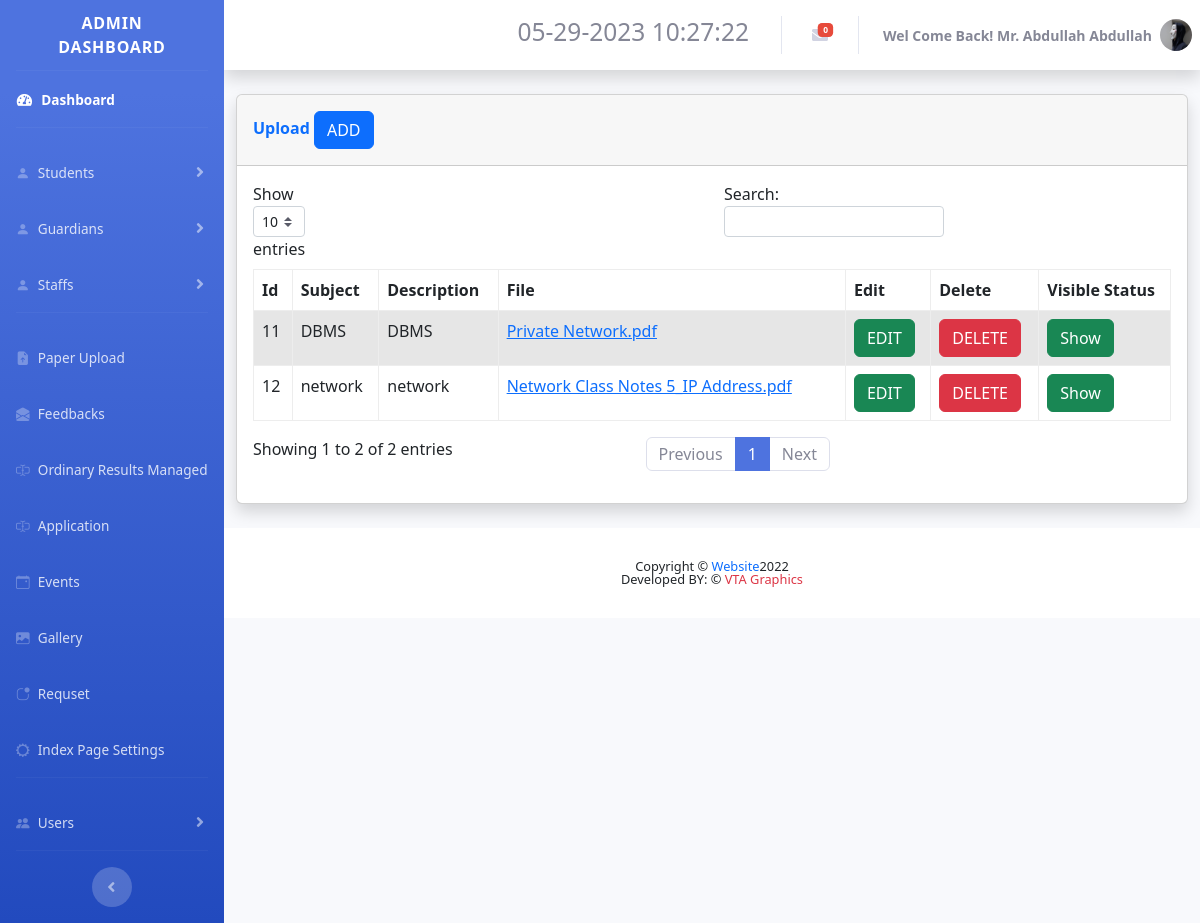
The app's page /hilurians2/pastpapers.php (signed in) with its own data.
### tables this page shows
CREATE TABLE `user` (
  `ID` int(11) NOT NULL,
  `First_Name` varchar(20) NOT NULL,
  `Last_Name` varchar(20) NOT NULL,
  `dob` date NOT NULL,
  `Gender` varchar(6) NOT NULL,
  `email` varchar(35) NOT NULL,
  `phone` varchar(10) NOT NULL,
  `username` varchar(15) NOT NULL,
  `password` text NOT NULL,
  `usertype` varchar(30) NOT NULL,
  `created_time` datetime NOT NULL DEFAULT current_timestamp(),
  `index_or_staff` varchar(5) NOT NULL,
  `NIC` varchar(12) NOT NULL,
  `image` text NOT NULL,
  `u_status` int(1) NOT NULL
);

CREATE TABLE `papers` (
  `id` int(11) NOT NULL,
  `by_upload` text NOT NULL,
  `subject` varchar(20) NOT NULL,
  `description` varchar(100) NOT NULL,
  `file` text NOT NULL,
  `status` int(1) NOT NULL
);

### hilurians2/pastpapers.php (the view, shortened to what this page needs)
<?php
    include 'session.php';
?>
<!DOCTYPE html>
<html lang="en">
<head>
    <link href="vendor/fontawesome-free/css/all.min.css" rel="stylesheet" type="text/css">
    <link href="css/sb-admin-2.min.css" rel="stylesheet">
    <link rel="stylesheet" href="https://cdn.jsdelivr.net/npm/bootstrap-icons@1.10.2/font/bootstrap-icons.css">
    <link rel="stylesheet" href="https://cdnjs.cloudflare.com/ajax/libs/normalize/5.0.0/normalize.min.css">
    <link rel="stylesheet" href="css/stylesearch.css">
    <link href="vendor/select2/select2.min.css" rel="stylesheet" media="all">
    <link href="vendor/datepicker/daterangepicker.css" rel="stylesheet" media="all">
    <link rel="stylesheet" href="https://pro.fontawesome.com/releases/v5.10.0/css/all.css"/>
    <link rel="stylesheet" href="./css/bootstrap.min.css">
    <link rel="stylesheet" href="./fullcalendar/lib/main.min.css">
</head>
<body id="page-top">
    <link rel="stylesheet" href="https://use.fontawesome.com/releases/v5.1.0/css/all.css">
    <div id="wrapper">
        <ul class="navbar-nav bg-gradient-primary sidebar sidebar-dark accordion" id="accordionSidebar">
            <a class="sidebar-brand d-flex align-items-center justify-content-center" href="index.php">
                <div class="sidebar-brand-text mx-3">Admin Dashboard <sup></sup></div>
            </a>
            <hr class="sidebar-divider my-0">
            <li class="nav-item active">
                <a class="nav-link" href="admin.php">
                    <i class="fas fa-fw fa-tachometer-alt"></i>
                    <span>Dashboard</span></a>
            </li>
            <hr class="sidebar-divider">
            <li class="nav-item">
                <a class="nav-link collapsed" href="#" data-toggle="collapse" data-target="#students"
                    aria-expanded="true" aria-controls="collapseTwo">
                    <i class="bi bi-person-fill"></i>
                    <span>Students</span>
                </a>
            </li>
            <li class="nav-item">
                <a class="nav-link collapsed" href="#" data-toggle="collapse" data-target="#guardians"
                    aria-expanded="true" aria-controls="collapseTwo">
                    <i class="bi bi-person-fill"></i>
                    <span>Guardians</span>
                </a>
            </li>
            <li class="nav-item">
                <a class="nav-link collapsed" href="#" data-toggle="collapse" data-target="#staff"
                    aria-expanded="true" aria-controls="collapseUtilities">
                    <i class="bi bi-person-fill"></i>
                    <span>Staffs</span>
                </a>
            </li>
            <hr class="sidebar-divider">
             <li class="nav-item">
                <a class="nav-link" href="pastpapers.php">
                <i class="bi bi-file-earmark-arrow-up-fill"></i>
                    <span>Paper Upload</span>
                </a>
            </li>
            <li class="nav-item">
                <a class="nav-link" href="message.php">
                <i class="bi bi-envelope-open-fill"></i>
                    <span>Feedbacks</span>
                </a>
            </li>
            <li class="nav-item">
                <a class="nav-link" href="results.php">
                <i class="bi bi-input-cursor-text"></i>
                    <span>Ordinary Results Managed</span>
                </a>
            </li>
            <li class="nav-item">
                <a class="nav-link" href="application.php">
                <i class="bi bi-input-cursor-text"></i>
                    <span>Application</span>
                </a>
            </li>
            <li class="nav-item">
                <a class="nav-link" href="events.php">
                    <i class="bi bi-calendar-event"></i>
                    <span>Events</span></a>
            </li>
            <li class="nav-item">
                <a class="nav-link" href="gallery.php">
                    <i class="bi bi-image-fill"></i>
                    <span>Gallery</span></a>
            </li>
            <li class="nav-item">
                <a class="nav-link" href="request.php">
                    <i class="bi bi-app-indicator"></i>
                    <span>Requset</span></a>
            </li>
            <li class="nav-item">
                <a class="nav-link" href="index_page.php">
                    <i class="bi bi-gear-wide"></i>
                    <span>Index Page Settings</span></a>
            </li>
            <hr class="sidebar-divider d-none d-md-block">
            <li class="nav-item">
                <a class="nav-link collapsed" href="#" data-toggle="collapse" data-target="#user"
                    aria-expanded="true" aria-controls="collapseUtilities">
                    <i class="bi bi-people-fill"></i>
                    <span>Users</span>
                </a>
            </li>
            <hr class="sidebar-divider d-none d-md-block">
            <div class="text-center d-none d-md-inline">
                <button class="rounded-circle border-0" id="sidebarToggle"></button>
            </div>
        </ul>
        <div id="content-wrapper" class="d-flex flex-column">
            <div id="content">
                <nav class="navbar navbar-expand navbar-light bg-white topbar mb-4 static-top shadow">
                    <ul class="navbar-nav ml-auto">
                        <li class="nav-item dropdown no-arrow">
                            <a class="nav-link" href="#" role="button">
                                <h3><span class="mr-2 d-none d-lg-inline text-gray-600 small" id="date-time"></span></h3>
                            </a>
                        </li>
   <?php
        $sql1="SELECT * FROM messages WHERE read_status=0;";
        $exe1=mysqli_query($con,$sql1);
        $count=mysqli_num_rows($exe1);
    ?>
                        <li class="nav-item dropdown no-arrow mx-1">
                            <a class="nav-link dropdown-toggle" href="#" id="messagesDropdown" role="button"
                                data-toggle="dropdown" aria-haspopup="true" aria-expanded="false">
                                <span class="badge badge-danger badge-counter"><?php echo $count ?></span>
                            </a>
                        </li>
                        <li class="nav-item dropdown no-arrow">
                            <a class="nav-link dropdown-toggle" href="#" id="userDropdown" role="button"
                                data-toggle="dropdown" aria-haspopup="true" aria-expanded="false">
                                <span class="mr-2 d-none d-lg-inline text-gray-600 small">
                                    <b>
                                    <?php
                                        $sql="SELECT * FROM user WHERE username='".$_SESSION["username"]."'";
                                        $exe=mysqli_query($con,$sql);
                                        $row=mysqli_fetch_array($exe);
                                            $fname=$row['First_Name'];
                                            $lname=$row['Last_Name'];
                                            $gender=$row['Gender'];
                                        if ($gender == "Male")
                                        {
                                            echo "Wel Come Back! Mr.  ".$fname." ".$lname;
                                        }
                                        else
                                        {
                                            echo "Wel Come Back! Ms.  ".$fname." ".$lname;
                                        }
                                    ?>
                                    </b>
                                </span>
                                <img class="img-profile rounded-circle"
                                    src="img/<?php echo $row['image']; ?>">
                            </a>
                        </li>
                    </ul>
                </nav>
<div class="container-fluid">
    <div class="card shadow mb-4">
        <div class="card-header py-3">
            <h6 class="m-0 font-weight-bold text-primary">Upload
                <button type="button" class="btn btn-primary" data-toggle="modal" data-target="#gallery">
                    ADD
                </button>
            </h6>
        </div>
        <div class="card-body">
            <div class="table-responsive">
                <?php
                    $sql="SELECT * FROM papers;";
                    $res=mysqli_query($con,$sql);
                    if(mysqli_num_rows($res) > 0)
                    {
                ?>
                <table class="table table-bordered table-striped table-hover" id="dataTable" width="100%" cellspacing="0">
                    <thead>
                        <tr>
                            <th>Id</th>
                            <th>Subject</th>
                            <th>Description</th>
                            <th>File</th>
                            <th>Edit</th>
                            <th>Delete</th>
                            <th>Visible Status</th>
                        </tr>
                    </thead>
                    <tbody>
                        <?php
                            while($row=mysqli_fetch_array($res))
                            {
                                $id=$row['id'];
                                $status=$row['status'];
                        ?>
                                <tr>
                                <td> <?php echo $row['id']; ?> </td>
                                    <td> <?php echo $row['subject']; ?> </td>
                                    <td> <?php echo $row['description']; ?> </td>
                                    <td> <a href="pdf/<?php echo $row['file'];?>" target="_blank"><?php echo $row['file'];?></a></td>
                                    <td> <?php echo"<a href='pastpapers_edit.php?uid=$id' class='btn btn-success'>EDIT</a>"?></td>
                                    <td> <?php echo "<a href='paper_dlt.php?did=$id' class='btn btn-danger btn-md'>DELETE</a>"?></td>
                                    <td>
                                        <?php
                                            if ($status=='1')
                                            {
                                                echo"<a href='papers_status_update.php?uid=$id' class='btn btn-md btn-success'>Show</a>";
                                            }
                                            else
                                            {
                                                echo"<a href='papers_status_update.php?uid=$id' class='btn btn-md btn-danger'>Hide</a>";
                                            }
                                        ?>
                                    </td>
                                </tr>
                        <?php
                            }
                        ?>
                    </tbody>
                </table>
                <?php
                    }
                    else
                    {
                        echo"No Records Found!";
                    }
                ?>
            </div>
        </div>
    </div>
</div>
<footer class="sticky-footer bg-white" style="bottom: 0;width: 100%;">
    <div class="container my-auto" align="center">
        <div class="copyright text-center my-auto">
            <span>Copyright &copy; <span class="text-primary">Website</span>2022</span>
            <br>
            <span>Developed BY: &copy; <span class="text-danger">VTA Graphics</span></span>
        </div>
    </div>
</footer>
</div>
</div>
</body>
</html>

### hilurians2/css/stylesearch.css (style rules this page uses)
body { background: #7D26CD; }

### hilurians2/pastpapers.php (style rules this page uses)
:root { --bs-success-rgb: 71, 222, 152 !important; }
html, body { height: 100%; width: 100%; }
table, tbody, td, tfoot, th, thead, tr { border-color: #ededed !important; border-style: solid; border-width: 1px !important; }

### records on screen
user: First_Name "Abdullah", Last_Name "Abdullah", image (picture)
papers: id "11", subject "DBMS", description "DBMS", file "Private Network.pdf"
papers: id "12", subject "network", description "network", file "Network Class Notes 5_IP Address.pdf"

### other values on screen
$count "0"
